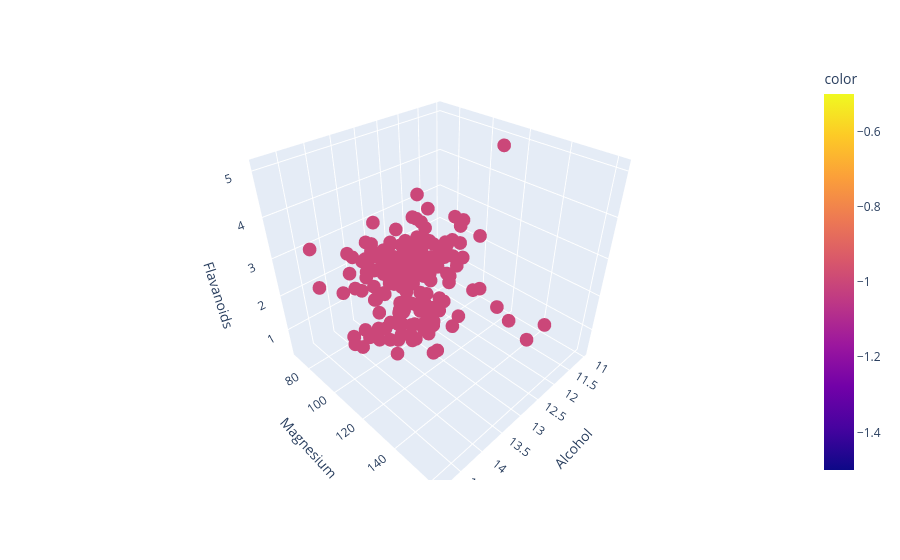

The notebook cell this image was saved under:
### Code cell
px.scatter_3d(df, x='Alcohol', y='Magnesium', z='Flavanoids', color=dbscan_pred)

### Figure 1 — Plotly figure (JSON) as saved in the notebook; plotly's stock layout.template omitted (floating-point values rounded to 4 significant figures; data arrays with more than 128 entries replaced by an {"elided": "..."} marker saying what was removed)
{"data": [{"hovertemplate": "Alcohol=%{x}<br>Magnesium=%{y}<br>Flavanoids=%{z}<br>color=%{marker.color}<extra></extra>", "legendgroup": "", "marker": {"color": {"elided": "178 int values"}, "coloraxis": "coloraxis", "symbol": "circle"}, "mode": "markers", "name": "", "scene": "scene", "showlegend": false, "type": "scatter3d", "x": {"elided": "178 float values"}, "y": {"elided": "178 int values"}, "z": {"elided": "178 float values"}}], "layout": {"coloraxis": {"colorbar": {"title": {"text": "color"}}, "colorscale": [[0, "#0d0887"], [0.1111, "#46039f"], [0.2222, "#7201a8"], [0.3333, "#9c179e"], [0.4444, "#bd3786"], [0.5556, "#d8576b"], [0.6667, "#ed7953"], [0.7778, "#fb9f3a"], [0.8889, "#fdca26"], [1, "#f0f921"]]}, "legend": {"tracegroupgap": 0}, "margin": {"t": 60}, "scene": {"domain": {"x": [0, 1], "y": [0, 1]}, "xaxis": {"title": {"text": "Alcohol"}}, "yaxis": {"title": {"text": "Magnesium"}}, "zaxis": {"title": {"text": "Flavanoids"}}}}}
